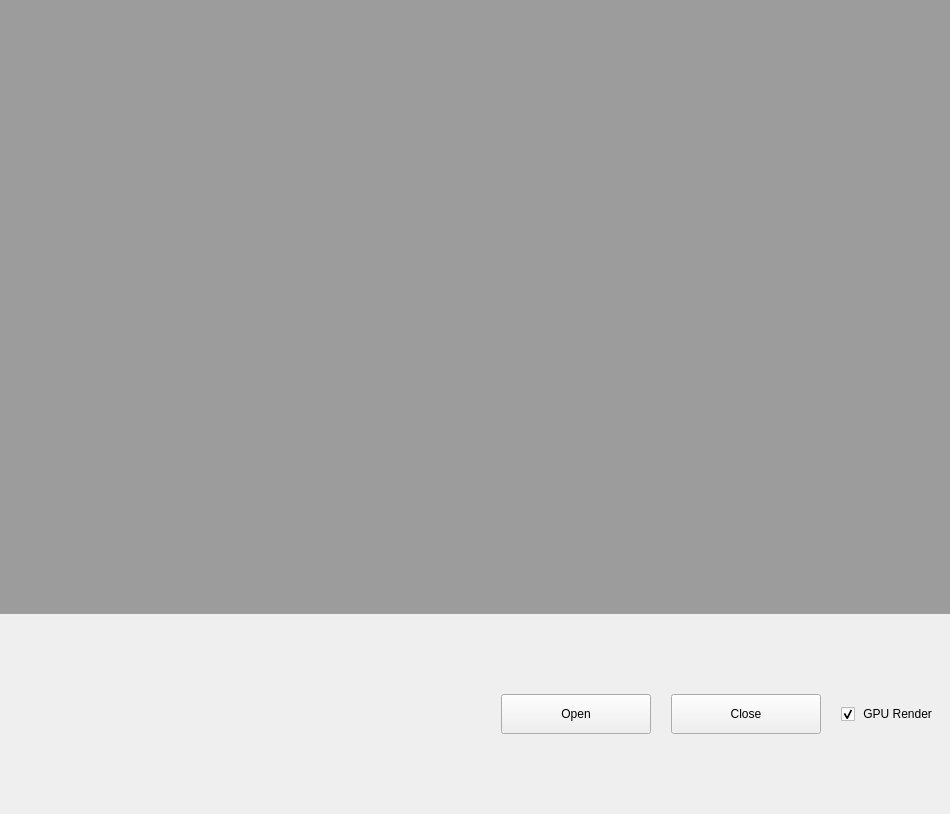
<?xml version="1.0" encoding="UTF-8"?>
<ui version="4.0">
 <class>VideoInputUI</class>
 <widget class="QWidget" name="VideoInputUI">
  <property name="geometry">
   <rect>
    <x>0</x>
    <y>0</y>
    <width>950</width>
    <height>814</height>
   </rect>
  </property>
  <property name="windowTitle">
   <string>Form</string>
  </property>
  <layout class="QVBoxLayout" name="verticalLayout">
   <property name="spacing">
    <number>0</number>
   </property>
   <property name="leftMargin">
    <number>0</number>
   </property>
   <property name="topMargin">
    <number>0</number>
   </property>
   <property name="rightMargin">
    <number>0</number>
   </property>
   <property name="bottomMargin">
    <number>0</number>
   </property>
   <item>
    <widget class="QLabel" name="labelImg">
     <property name="minimumSize">
      <size>
       <width>0</width>
       <height>0</height>
      </size>
     </property>
     <property name="styleSheet">
      <string notr="true">background-color: rgb(156, 156, 156);</string>
     </property>
     <property name="text">
      <string/>
     </property>
    </widget>
   </item>
   <item>
    <widget class="QWidget" name="widget" native="true">
     <property name="minimumSize">
      <size>
       <width>0</width>
       <height>0</height>
      </size>
     </property>
     <property name="maximumSize">
      <size>
       <width>16777215</width>
       <height>200</height>
      </size>
     </property>
     <layout class="QHBoxLayout" name="horizontalLayout">
      <property name="spacing">
       <number>20</number>
      </property>
      <item>
       <spacer name="horizontalSpacer">
        <property name="orientation">
         <enum>Qt::Horizontal</enum>
        </property>
        <property name="sizeHint" stdset="0">
         <size>
          <width>40</width>
          <height>20</height>
         </size>
        </property>
       </spacer>
      </item>
      <item>
       <widget class="QPushButton" name="btnOpen">
        <property name="minimumSize">
         <size>
          <width>150</width>
          <height>40</height>
         </size>
        </property>
        <property name="text">
         <string>Open</string>
        </property>
       </widget>
      </item>
      <item>
       <widget class="QPushButton" name="btnClose">
        <property name="minimumSize">
         <size>
          <width>150</width>
          <height>40</height>
         </size>
        </property>
        <property name="text">
         <string>Close</string>
        </property>
       </widget>
      </item>
      <item>
       <widget class="QCheckBox" name="checkBoxGPU">
        <property name="minimumSize">
         <size>
          <width>100</width>
          <height>0</height>
         </size>
        </property>
        <property name="text">
         <string> GPU Render</string>
        </property>
        <property name="checked">
         <bool>true</bool>
        </property>
        <property name="tristate">
         <bool>false</bool>
        </property>
       </widget>
      </item>
     </layout>
    </widget>
   </item>
  </layout>
 </widget>
 <resources/>
 <connections/>
</ui>
